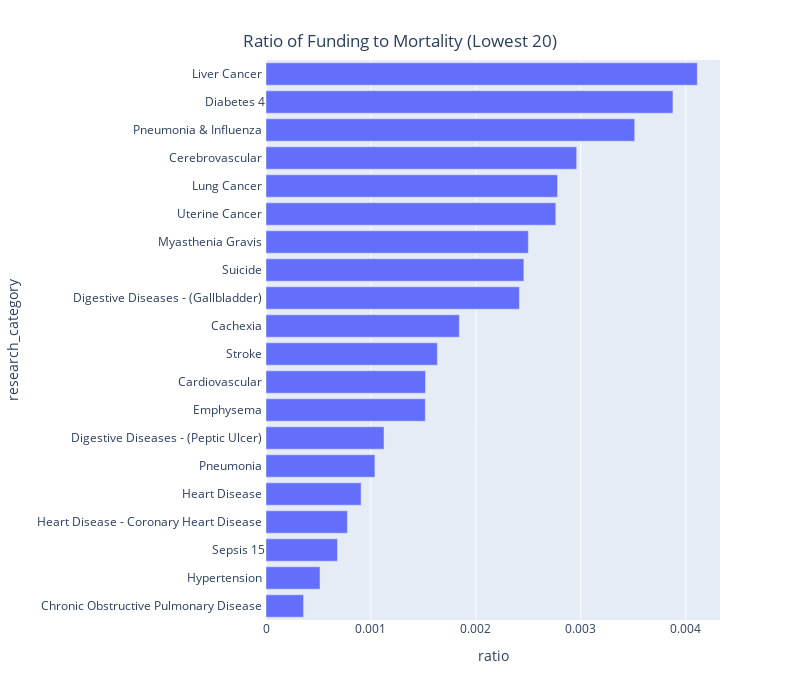

Write notebook code for a chart like this one.
### Code cell
fig3 = px.bar(df2019_b, x='ratio', y='research_category', 
              width=800, height=700, 
               labels={
                     "ratio": "Millions in Funding Per US Death",
                     "research_category": "Research Category"
                 })

fig3.update_layout(
    title={
        'text': "Ratio of Funding to Mortality (Lowest 20)",
        'y':0.95,
        'x':0.5,
        'xanchor': 'center',
        'yanchor': 'top'})

fig3.show()

### Figure 1 — Plotly figure (JSON) as saved in the notebook; plotly's stock layout.template omitted (floating-point values rounded to 4 significant figures)
{"data": [{"alignmentgroup": "True", "hovertemplate": "ratio=%{x}<br>research_category=%{y}<extra></extra>", "legendgroup": "", "marker": {"color": "#636efa", "pattern": {"shape": ""}}, "name": "", "offsetgroup": "", "orientation": "h", "showlegend": false, "textposition": "auto", "type": "bar", "x": [0.0003582, 0.0005146, 0.0006811, 0.0007755, 0.0009063, 0.001038, 0.001125, 0.001518, 0.00152, 0.001633, 0.001842, 0.002415, 0.002457, 0.0025, 0.002762, 0.002779, 0.002961, 0.003514, 0.003878, 0.00411], "xaxis": "x", "y": ["Chronic Obstructive Pulmonary Disease ", "Hypertension ", "Sepsis 15", "Heart Disease - Coronary Heart Disease ", "Heart Disease ", "Pneumonia ", "Digestive Diseases - (Peptic Ulcer) ", "Emphysema ", "Cardiovascular ", "Stroke ", "Cachexia ", "Digestive Diseases - (Gallbladder) ", "Suicide ", "Myasthenia Gravis ", "Uterine Cancer ", "Lung Cancer ", "Cerebrovascular ", "Pneumonia & Influenza ", "Diabetes 4", "Liver Cancer "], "yaxis": "y"}], "layout": {"barmode": "relative", "height": 700, "legend": {"tracegroupgap": 0}, "margin": {"t": 60}, "title": {"text": "Ratio of Funding to Mortality (Lowest 20)", "x": 0.5, "xanchor": "center", "y": 0.95, "yanchor": "top"}, "width": 800, "xaxis": {"anchor": "y", "autorange": true, "domain": [0, 1], "range": [0, 0.004327], "title": {"text": "ratio"}, "type": "linear"}, "yaxis": {"anchor": "x", "autorange": true, "domain": [0, 1], "range": [-0.5, 19.5], "title": {"text": "research_category"}, "type": "category"}}}
